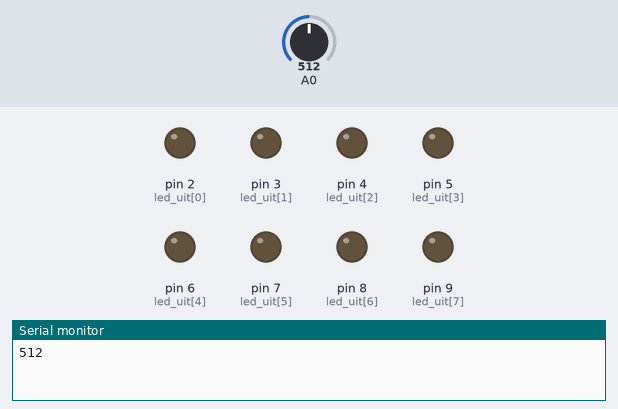
The sketch below on a simulated Arduino Uno, built with avr-gcc and run on an emulated ATmega328P. Parts: output pins drawn as LEDs (lit = HIGH), the last lines printed to the serial monitor. Dashed ring = blinking. Inputs (shaded band) come from the test bench; at power-on: A0 = 512. Pins used as bus, display or sensor lines are not drawn.

Above: at 1.7 s.
1.8 s: A0 set to 0
At 3.5 s:
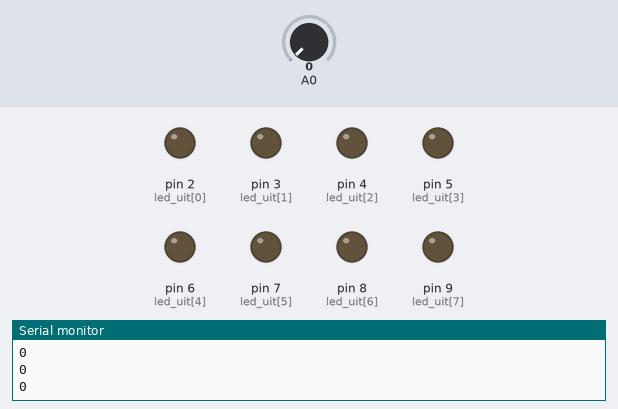
5.3 s: A0 set to 8
At 5.9 s:
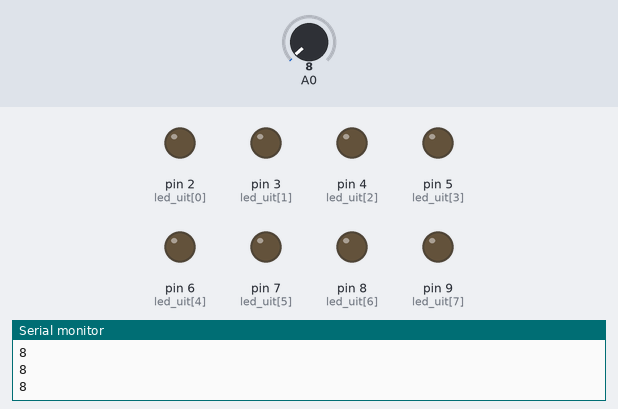
8.7 s: A0 set to 10
At 9.94 s:
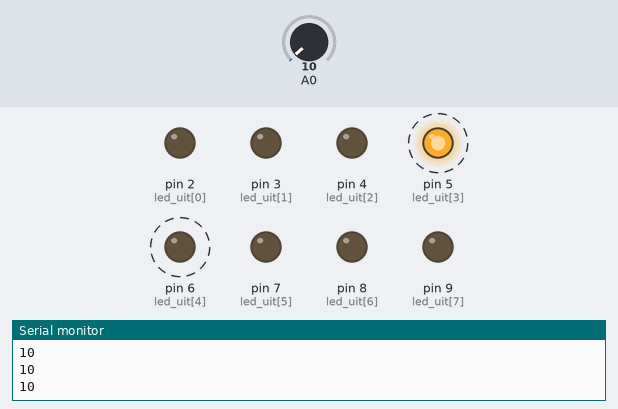
Timing chart, 0 to 18.2 s (numbered marks = the images above; inputs shaded):
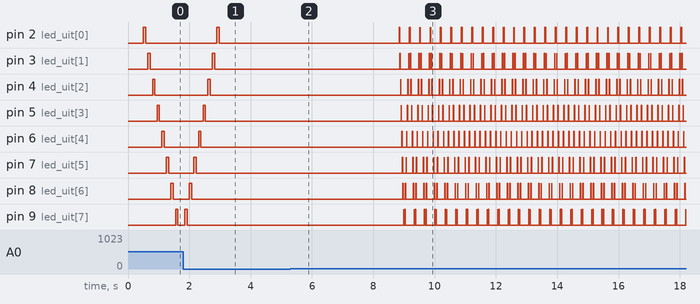

The sketch:

Test-led-loop.ino
```cpp
//Eerste test met een loop constructie.
//17-3-2018
//
//

int led_uit[] = {2, 3, 4, 5, 6, 7, 8, 9};// Hier worde de led's 2 t/m 8 als gedeclareeerd.
int teller = 0;

int waarde_pot = 0;// variable waarde_pot instellen

void setup() {
  // We zetten hier alle led's als een output in de range van 0 tot 8
  for (teller = 0; teller < 9; teller++) {
    pinMode(led_uit[teller], OUTPUT);
  } //pinMode (variable[nummer],output)

  Serial.begin(9600);//Stelde baudrate van de resiele poort in
  delay(500);//Pauze van een halve seconde
}


void loop() {
  waarde_pot = analogRead (0); // lees de waarde van (analoge) poort 0 uit
  Serial.println (waarde_pot);//Zet de waarde van de potmeter op het scherm
  // hier wordt de waarde vergeleken zodat deze niet boven of onder een waarde kan komen
  if (waarde_pot < 10)(waarde_pot = 5); //lager las 10 dan waordt de waarde 10
  if (waarde_pot > 100) (waarde_pot = 75);// hoger als 100 dan wordt de waarde 75


  for (teller = 0; teller < 8; teller++) {// Hier wordt de var "teller" opgehoogt ++
    digitalWrite(led_uit[teller], HIGH);
    delay(waarde_pot);
    digitalWrite(led_uit[teller], LOW);
    delay(waarde_pot);
  }

  for (teller = 8; teller >= 0; teller--) {// Hier wordt de var "teller" verlaagt --

    digitalWrite(led_uit[teller], HIGH);
    delay(waarde_pot);
    digitalWrite(led_uit[teller], LOW);
    delay(waarde_pot);
    //Serial.println (teller); }
  }
}
```

Measured:
- the behaviour switches between 9 and 10 on A0 (found by bisection; images 2 and 3)
- after the input at 1.8 s, pin 2 (led_uit[0]): goes on until 3.0 s, then stays LOW; pin 3 (led_uit[1]): goes on until 2.8 s, then stays LOW; pin 4 (led_uit[2]): goes on until 2.7 s, then stays LOW; pin 5 (led_uit[3]): goes on until 2.5 s, then stays LOW; pin 6 (led_uit[4]): goes on until 2.4 s, then stays LOW
- after the input at 5.3 s, pin 4 (led_uit[2]): stays LOW (without the input it goes to HIGH after 3.4 s)
- after the input at 8.7 s, pin 2 (led_uit[0]): LOW → HIGH after 0.15 s, then repeats every 0.34 s: LOW 0.31 s, HIGH 0.01 s, LOW 0.01 s, HIGH 0.01 s; pin 3 (led_uit[1]): LOW → HIGH after 0.17 s, then repeats every 0.34 s: LOW 0.27 s, HIGH 0.01 s, LOW 0.05 s, HIGH 0.01 s
